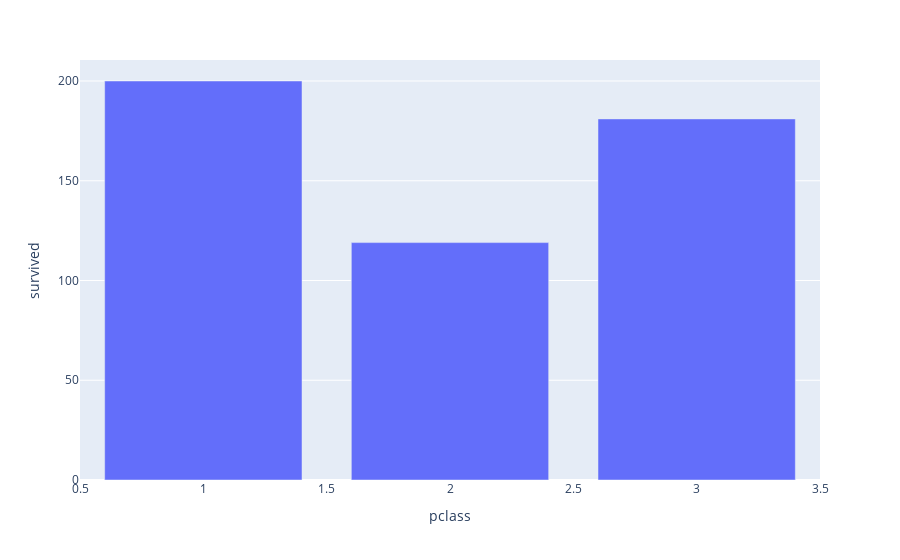

Source (notebook cell):
### Code cell
# Vertical Bar Chart ( From Data Frame )

bar = px.bar(
    data_frame = data,
    x="pclass",
    y="survived"
)

bar.show()

### Figure 1 — Plotly figure (JSON) as saved in the notebook; plotly's stock layout.template omitted (floating-point values rounded to 4 significant figures)
{"data": [{"alignmentgroup": "True", "hovertemplate": "pclass=%{x}<br>survived=%{y}<extra></extra>", "legendgroup": "", "marker": {"color": "#636efa", "pattern": {"shape": ""}}, "name": "", "offsetgroup": "", "orientation": "v", "showlegend": false, "textposition": "auto", "type": "bar", "x": [1, 2, 3], "xaxis": "x", "y": [200, 119, 181], "yaxis": "y"}], "layout": {"barmode": "relative", "legend": {"tracegroupgap": 0}, "margin": {"t": 60}, "xaxis": {"anchor": "y", "domain": [0, 1], "title": {"text": "pclass"}}, "yaxis": {"anchor": "x", "domain": [0, 1], "title": {"text": "survived"}}}}
